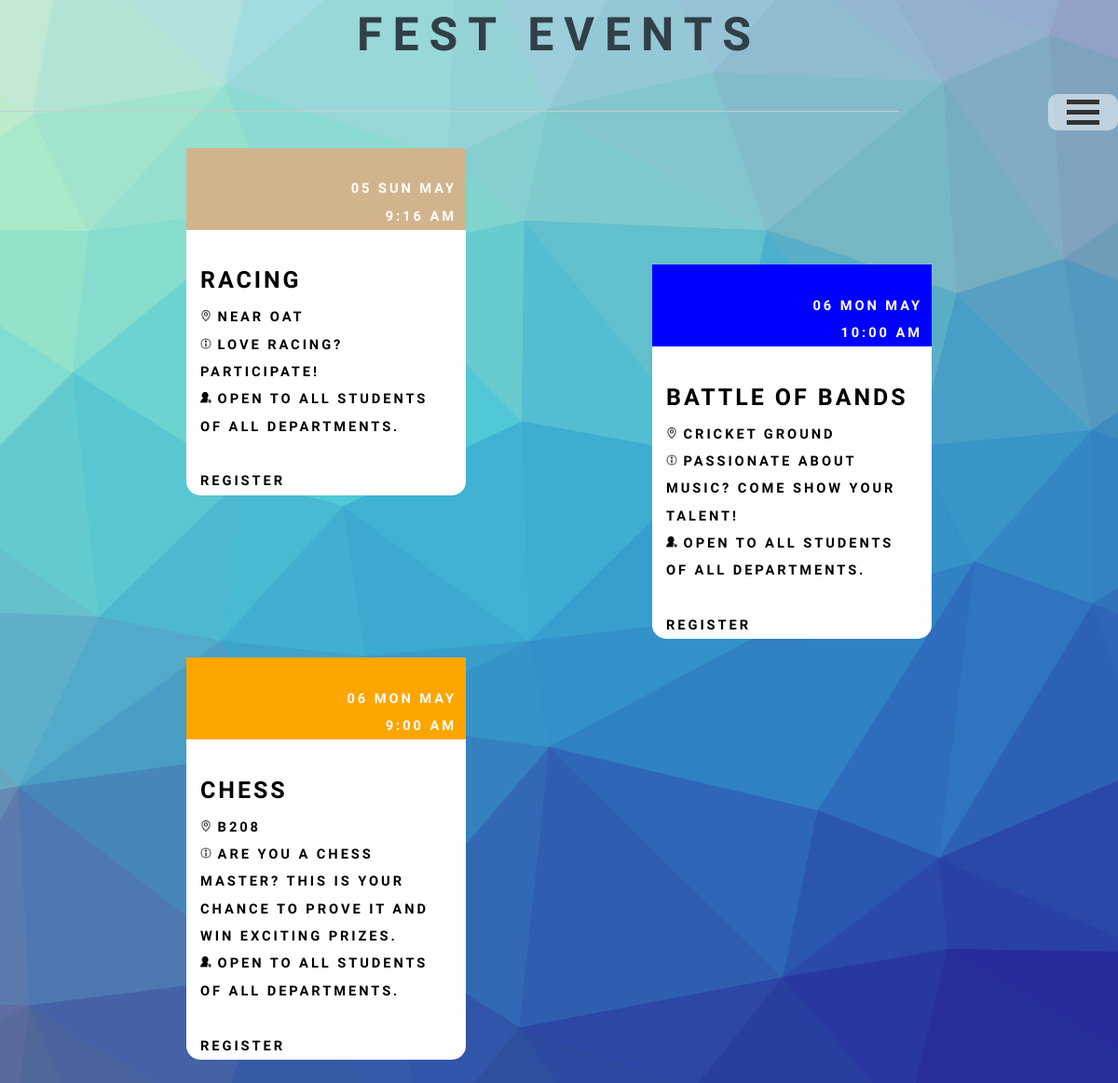
/Fest/php/fest_event_page_student.php?fest_id=21, run on the app's committed database.
### tables this page shows
CREATE TABLE `create_fest_event` (
  `fest_event_id` int(11) NOT NULL,
  `fest_id` int(11) NOT NULL,
  `club_id` varchar(20) NOT NULL,
  `date_cur` date NOT NULL,
  `time_cur` time NOT NULL,
  `end_time` time NOT NULL,
  `fest_event_name` varchar(20) NOT NULL,
  `place` varchar(100) NOT NULL,
  `more_info` text NOT NULL,
  `invite` text NOT NULL
);

### Fest/php/fest_event_page_student.php (the view, shortened to what this page needs)
<!DOCTYPE html>
<html lang="en">
	<head>
		<h1 style="font-size:50px;text-align:center;"><b>Fest events</b></h1>
		<link rel="stylesheet" href="https://maxcdn.bootstrapcdn.com/bootstrap/3.3.7/css/bootstrap.min.css">
		<link rel="stylesheet" href="../../notifications/css/main2.css" />
		<link rel="stylesheet" href="../../admin/css/navigation.css" >
			<div class="container1" onclick="myFunction(this)">
		  <div class="bar1"></div>
		  <div class="bar2"></div>
		  <div class="bar3"></div>
		</div>
	</head>
	<body class="is-preload">
		<?php
			extract($_GET);
			$fest_id=$_GET['fest_id'];
			$servername = "localhost";
			$username1 = "root";
			$password1 = "";
			$dbname = "portal";
			$link = mysqli_connect($servername, $username1, $password1, $dbname);
			extract($_SESSION);
			$a="SELECT * from create_fest_event WHERE fest_id=$fest_id";
			$result=mysqli_query($link,$a);
			echo'<hr />';
			echo'<div class="container-fluid">';
			if (mysqli_num_rows($result) > 0)
			{
				while($row = mysqli_fetch_assoc($result))
				{
					echo'<div class="col-lg-3 " id="rcorners3" >';
					echo'<div class="bg-primary text-right nested_div">';
					echo'<span class="position_text">';
					echo"<br>";
					$newDate = date("d D F", strtotime($row["date_cur"]));
					echo $newDate;
					echo"</span>";
					echo'<span class="position_text">';
					echo"<br>";
					echo date("g:i a", strtotime($row["time_cur"]));
					echo'</span>';
					echo'</div>';
					echo"<br>";
					echo'<span class="bold_text">';
					echo $row["fest_event_name"];
					echo'</span>';
					echo"<br>";
					echo' <img src="../images/location_icon.png" alt="Fjords" height="12" width="12">';
					echo $row["place"];
					echo"<br>";
					echo' <img src="../images/more_info.png" alt="Fjords" height="12" width="12">';
					echo $row["more_info"];
					echo"<br>";
					echo' <img src="../images/invite.png" alt="Fjords" height="12" width="12">';
					echo $row["invite"];
					echo"<br>";
					echo"<br>";
					$x=$row["fest_event_id"];
					echo '<a href=../../Fest/php/fest_page_student.php onclick="return func1(\''.$srn.'\','.$x.');">register</a>';
					echo"</div>";
				}
				echo'</div>';
			}
		?>
	</body>
</html>

### notifications/css/main2.css (style rules this page uses)
body { background: url(../../clubs/images/pic2.jpg) no-repeat center center fixed; -webkit-background-size: cover; -moz-background-size: cover; -o-background-size: cover; background-size: cover; }
html, body, div, span, applet, object, iframe, h1, h2, h3, h4, h5, h6, p, blockquote, pre, a, abbr, acronym, address, big, cite, code, del, dfn, em, img, ins, kbd, q, s, samp, small, strike, strong, sub, sup, tt, var, b, u, i, center, dl, dt, dd, ol, ul, li, fieldset, form, label, legend, table, caption, tbody, tfoot, thead, tr, th, td, article, aside, canvas, details, embed, figure, figcaption, footer, header, hgroup, menu, nav, output, ruby, section, summary, time, mark, audio, video { margin: 0; padding: 0; border: 0; font-size: 100%; font: inherit; vertical-align: baseline; }
body { line-height: 1; }
body { -webkit-text-size-adjust: none; }
.position_text { margin-right: 10px; }
.container-fluid { padding: 0px 0px; }
.bold_text { font-weight:bold; font-size:25px; color:black; }
#rcorners3 { border-radius: 15px; }
[class*="col-"] { margin-top:-5px; margin-bottom: 25px; margin-right: 0px; margin-left: 200px; background-color:white; }
html { box-sizing: border-box; }
*, *:before, *:after { box-sizing: inherit; }
html { height: 100%; }
body:after { content: ''; display: block; position: fixed; top: 0; left: 0; width: 100%; height: inherit; opacity: 0; z-index: 1; background-color: #ffffff; background-image: url("images/overlay.png"), -moz-linear-gradient(60deg, rgba(255, 165, 150, 0.5) 5%, rgba(0, 228, 255, 0.35)); background-image: url("images/overlay.png"), -webkit-linear-gradient(60deg, rgba(255, 165, 150, 0.5) 5%, rgba(0, 228, 255, 0.35)); background-image: url("images/overlay.png"), -ms-linear-gradient(60deg, rgba(255, 165, 150, 0.5) 5%, rgba(0, 228, 255, 0.35)); background-image: url("images/overlay.png"), linear-gradient(60deg, rgba(255, 165, 150, 0.5) 5%, rgba(0, 228, 255, 0.35)); background-repeat: repeat, no-repeat; background-size: 100px 100px, cover; background-position: top left, center center; -moz-transition: opacity 1.75s ease-out; -webkit-transition: opacity 1.75s ease-out; -ms-transition: opacity 1.75s ease-out; transition: opacity 1.75s ease-out; }
body, input, select, textarea { color: black; font-family: "Source Sans Pro", Helvetica, sans-serif; font-size: 14pt; font-weight: 600; line-height: 2; letter-spacing: 0.2em; text-transform: uppercase; }
@media screen and (max-width: 1680px) { body, input, select, textarea { font-size: 11pt; } }
.nested_div { margin-right: -15px; margin-left: -15px; }
a { -moz-transition: color 0.2s ease, border-color 0.2s ease; -webkit-transition: color 0.2s ease, border-color 0.2s ease; -ms-transition: color 0.2s ease, border-color 0.2s ease; transition: color 0.2s ease, border-color 0.2s ease; color: inherit; text-decoration: none; }
a:before { -moz-transition: color 0.2s ease, text-shadow 0.2s ease; -webkit-transition: color 0.2s ease, text-shadow 0.2s ease; -ms-transition: color 0.2s ease, text-shadow 0.2s ease; transition: color 0.2s ease, text-shadow 0.2s ease; }
strong, b { color: #313f47; }
h1, h2, h3, h4, h5, h6 { color: #313f47; line-height: 1.5; margin: 0 0 0.75em 0; }
h1 { font-size: 1.85em; letter-spacing: 0.22em; margin: 0 0 0.525em 0; }
hr { border: 0; border-bottom: solid 1px #c8cccf; margin: 3em 0; }

### admin/css/navigation.css (style rules this page uses)
.container1 { display: inline-block; cursor: pointer; float:right; background-color:rgba(255,255,255,0.5); padding-right:20px; padding-left:20px; border-radius:10px; }
.bar1, .bar2, .bar3 { width: 35px; height: 5px; background-color: #333; margin: 6px 0; transition: 0.4s; }

### data on the page
create_fest_event: date_cur "05 SUN MAY", time_cur "9:16 AM", fest_event_name "RACING", place "NEAR OAT", more_info "LOVE RACING? PARTICIPATE!", invite "OPEN TO ALL STUDENTS OF ALL DEPARTMENTS."
create_fest_event: date_cur "06 MON MAY", time_cur "10:00 AM", fest_event_name "BATTLE OF BANDS", place "CRICKET GROUND", more_info "PASSIONATE ABOUT MUSIC? COME SHOW YOUR TALENT!", invite "OPEN TO ALL STUDENTS OF ALL DEPARTMENTS."
create_fest_event: date_cur "06 MON MAY", time_cur "9:00 AM", fest_event_name "CHESS", place "B208", more_info "ARE YOU A CHESS MASTER? THIS IS YOUR CHANCE TO PROVE IT AND WIN EXCITING PRIZES.", invite "OPEN TO ALL STUDENTS OF ALL DEPARTMENTS."
